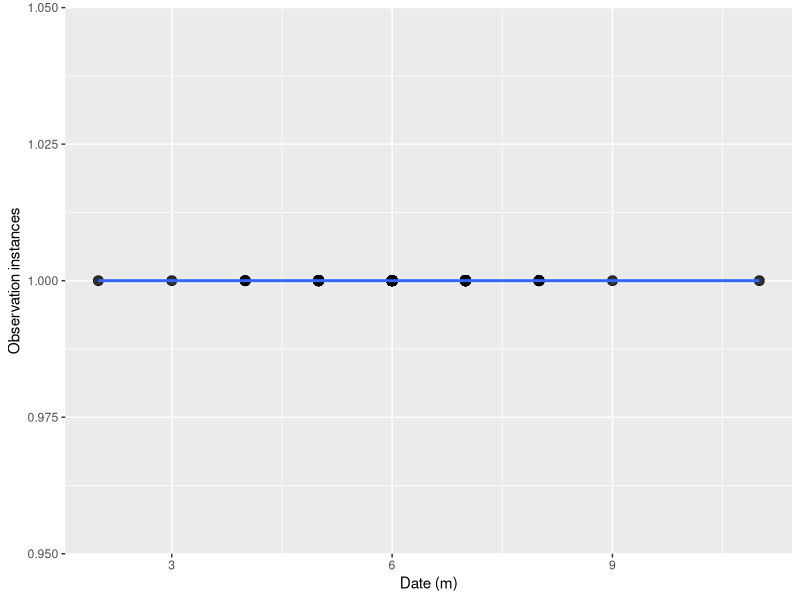

Write R code to recreate this figure.
## ---- chunk 1
knitr::opts_chunk$set(echo = TRUE)

library(ggplot2)
## ---- chunk 2
data <- read.csv("UtahFireflies_Revised.csv")

ggplot(data, aes(x=Month, y=Instance)) + 
  geom_point(size=3, fill="black", alpha=.8) + 
  geom_smooth(method='lm') +
  xlab("Date (m)") + # X-axis label
  ylab("Observation instances") # Y-axis label
## ---- chunk 3

